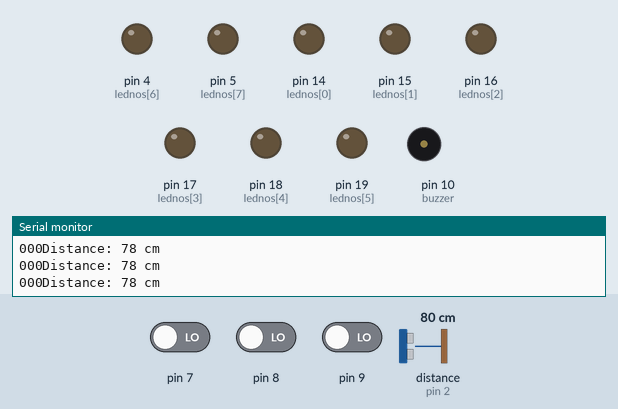
Bench run of a sketch on a simulated Arduino Uno, built with avr-gcc and run on an emulated ATmega328P. On the bench: output pins drawn as LEDs (lit = HIGH), buzzer (waves = sounding), the last lines printed to the serial monitor. Wiring (inferred from the names in the program): ultrasonic range finder: trigger pin 3; echo pin 2. Dashed ring = blinking. The test bench sets the inputs (shaded band); at power-on: pin 7 LOW, pin 9 LOW, pin 8 LOW, distance to the obstacle (sensor on pin 2) 80 cm. The echo pulse lasts 58.3 µs per cm; pins used as bus, display or sensor lines are not drawn.

Above: at 1.2 s.
1.3 s: pin 7 driven HIGH
At 1.59 s:
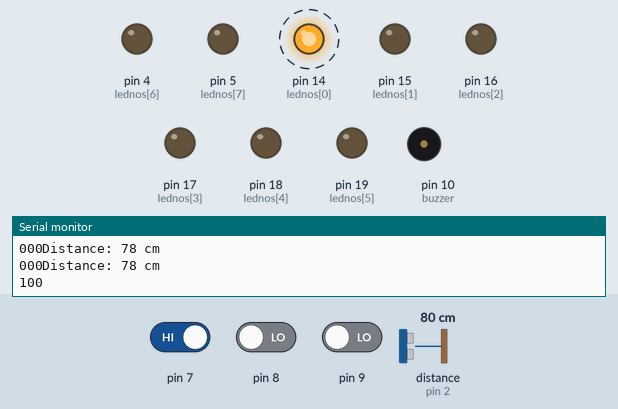
At 3.4 s:
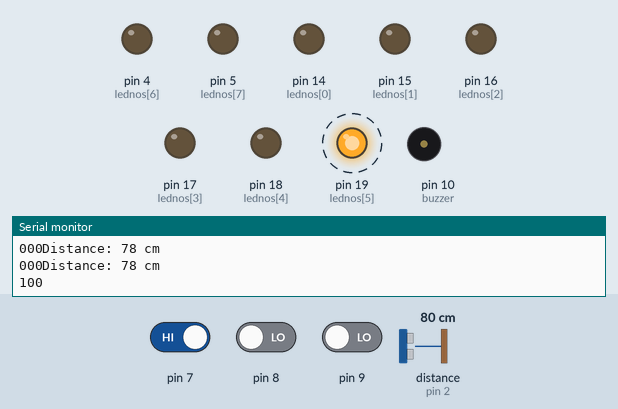
7.3 s: pin 7 driven LOW and pin 9 driven HIGH
At 15.9 s:
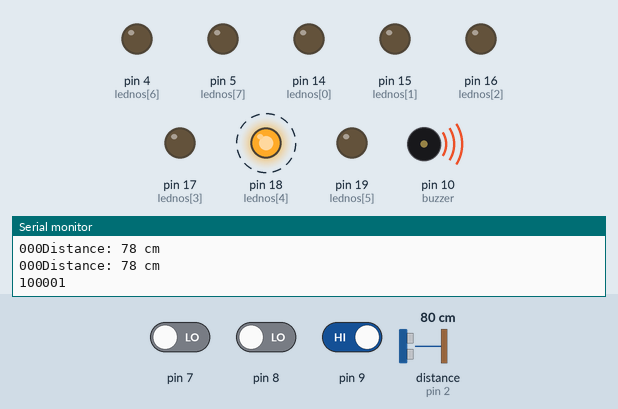
Timing chart, 0 to 22.3 s (numbered marks = the images above; inputs shaded):
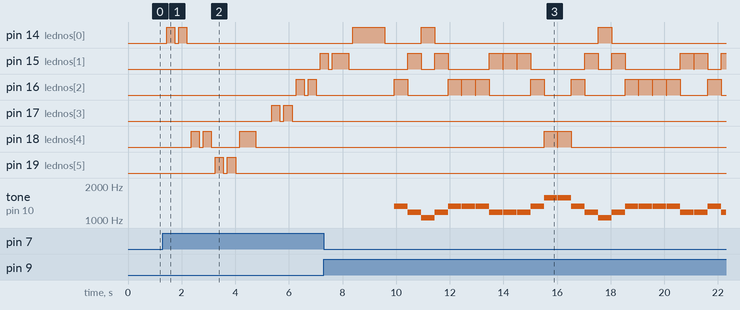

The sketch:

PIS_AllArduinoCode.ino
```cpp
const int buzzer = 10;  //buzzer to arduino pin 10
// #define T_C 2093
// #define T_D 2349.300
// #define T_E 2637.000
// #define T_F 2793.800
// #define T_G 3136.000
// #define T_A 3520.000
// #define T_B 3951.100
// #define T_CC 4186.00

#define T_C 1046.5
#define T_D 1174.66
#define T_E 1318.51
#define T_F 1396.91     //final freq ( nice one :D )
#define T_G 1567.98
#define T_A 1760.00
#define T_B 1975.53
#define T_CC 2093.00


// #define T_C 1047
// #define T_CD 1109
// #define T_D 1175
// #define T_DE 1245
// #define T_E 1319
// #define T_F 1397
// #define T_FG 1480
// #define T_G 1568
// #define T_GA 1661
// #define T_A 1760
// #define T_B 1976
// #define T_CC 2093


#define echoPin 2 // attach pin D2 Arduino to pin Echo of HC-SR04
#define trigPin 3 //attach pin D3 Arduino to pin Trig of HC-SR04

// defines variables
long duration; // variable for the duration of sound wave travel
int distance; // variable for the distance measurement

//mary had a little lamb------------------------------------------------------------------------------------------------

void mary(){

// Play 'Mary Had a Little Lamb' with variables for notes, tone duration, and rest length

//Create the notes in the song as variables to speed up the coding process
int C = 1046;
int D = 1174;
int E = 1318;
int G = 1567;
int lednos[]={14,15,16,17,18,19,4,5};


int note = 500; //the duration of the tone that is playing
int rest = 20;  //the duration of the rest between the same notes in the song

  	//C is 14, D is 15, E is 16, G is 18
    digitalWrite(16,HIGH);
    tone(buzzer,E); //E
 	  delay(note);
  	digitalWrite(16,LOW);
    digitalWrite(15,HIGH);
    tone(buzzer,D); //D
    delay(note);
    digitalWrite(15,LOW);
    digitalWrite(14,HIGH);
    tone(buzzer,C); //C
    delay(note);
    digitalWrite(14,LOW);
    digitalWrite(15,HIGH);
    tone(buzzer,D); //D
    delay(note);
    digitalWrite(15,LOW);

    digitalWrite(16,HIGH);
    tone(buzzer,E); //E
    delay(note);
    digitalWrite(16,LOW);
    noTone(buzzer);   //Pause between the same 2 notes so it sounds more like pressing the key again
    delay(rest);
    digitalWrite(16,HIGH);
    tone(buzzer,E); //E
    delay(note);
    digitalWrite(16,LOW);
    noTone(buzzer);   //Pause between the same 2 notes so it sounds more like pressing the key again
    delay(rest);
    digitalWrite(16,HIGH);
    tone(buzzer,E); //E
    delay(note);
    digitalWrite(16,LOW);

    digitalWrite(15,HIGH);
    tone(buzzer,D); //D
    delay(note);
    digitalWrite(15,LOW);
    noTone(buzzer);   //Pause between the same 2 notes so it sounds more like pressing the key again
    delay(rest);
    digitalWrite(15,HIGH);
    tone(buzzer,D); //D
    delay(note);
    digitalWrite(15,LOW);
    noTone(buzzer);   //Pause between the same 2 notes so it sounds more like pressing the key again
    delay(rest);
    digitalWrite(15,HIGH);
    tone(buzzer,D); //D
    delay(note);
    digitalWrite(15,LOW);

    digitalWrite(16,HIGH);
    tone(buzzer,E); //E
    delay(note);
    digitalWrite(16,LOW);
    digitalWrite(18,HIGH);
    tone(buzzer,G); //G
    delay(note);
    digitalWrite(18,LOW);
    noTone(buzzer);   //A pause between the same 2 notes makes it sound more like pressing the key again
    delay(rest);
    digitalWrite(18,HIGH);
    tone(buzzer,G); //G
    delay(note);
    digitalWrite(18,LOW);

    digitalWrite(16,HIGH);
    tone(buzzer,E); //E
    delay(note);
    digitalWrite(16,LOW);
    digitalWrite(15,HIGH);
    tone(buzzer,D); //D
    delay(note);
    digitalWrite(15,LOW);
    digitalWrite(14,HIGH);
    tone(buzzer,C); //C
    delay(note);
    digitalWrite(14,LOW);
    digitalWrite(15,HIGH);
    tone(buzzer,D); //D
    delay(note);
    digitalWrite(15,LOW);
    digitalWrite(16,HIGH);
    tone(buzzer,E); //E
    delay(note);
    digitalWrite(16,LOW);
    noTone(buzzer);   //Pause between the same 2 notes so it sounds more like pressing the key again
    delay(rest);
    digitalWrite(16,HIGH);
    tone(buzzer,E); //E
    delay(note);
    digitalWrite(16,LOW);
    noTone(buzzer);   //Pause between the same 2 notes so it sounds more like pressing the key again
    delay(rest);
    digitalWrite(16,HIGH);
    tone(buzzer,E); //E
    delay(note);
    digitalWrite(16,LOW);
    noTone(buzzer);   //Pause between the same 2 notes so it sounds more like pressing the key again
    delay(rest);
    digitalWrite(16,HIGH);
    tone(buzzer,E); //E
    delay(note);
    digitalWrite(16,LOW);
    digitalWrite(15,HIGH);
    tone(buzzer,D); //D
    delay(note);
    digitalWrite(15,LOW);
    noTone(buzzer);   //Pause between the same 2 notes so it sounds more like pressing the key again
    delay(rest);
    digitalWrite(15,HIGH);
    tone(buzzer,D); //D
    delay(note);
    digitalWrite(15,LOW);
    digitalWrite(16,HIGH);
    tone(buzzer,E); //E
    delay(note);
    digitalWrite(16,LOW);
    digitalWrite(15,HIGH);
    tone(buzzer,D); //D
    delay(note);
    digitalWrite(15,LOW);
    digitalWrite(14,HIGH);
    tone(buzzer,C); //C
    delay(note);
    digitalWrite(14,LOW);
    noTone(buzzer);
}


//twinkle-----------------------------------------------------------------------------------------------------

int TwinkleLength = 15; // the number of notes

//twinkle twinkle little star
char twinklenotes[] = "ccggaag ffeeddc ggffeed ggffeed ccggaag ffeeddc "; // a space represents a rest
int twinklebeats[] = { 1, 1, 1, 1, 1, 1, 2, 1, 1, 1, 1, 1, 1, 2, 4 };
int twinkletempo = 300;

void playTwinkleTone(int tone, int duration) {
  for (long i = 0; i < duration * 1000L; i += tone * 2) {
    digitalWrite(buzzer, HIGH);
    delayMicroseconds(tone);
    digitalWrite(buzzer, LOW);
    delayMicroseconds(tone);
  }
}

void playTwinkleNote(char note, int duration) {
  char names[] = { 'c', 'd', 'e', 'f', 'g', 'a', 'b', 'C' };
  int tones[] = { 1915, 1700, 1519, 1432, 1275, 1136, 1014, 956 };
  int lednos[]={14,15,16,17,18,19,4,5};

  // play the tone corresponding to the note name
  for (int i = 0; i < 8; i++) {
    if (names[i] == note) {
      digitalWrite(lednos[i],HIGH);
      playTwinkleTone(tones[i], duration);
      digitalWrite(lednos[i],LOW);
    }
  }
}

void twinkle() {
  for (int i = 0; i < TwinkleLength; i++) {
    if (twinklenotes[i] == ' ') {
      delay(twinklebeats[i] * twinkletempo); // rest
    } else {
      playTwinkleNote(twinklenotes[i], twinklebeats[i] * twinkletempo);
    }

    // pause between notes
    delay(twinkletempo / 2);
  }
}

// happy birthday ----------------------------------------------------------------------------


int BdayLength = 28; // the number of notes
char Bdaynotes[] = "GGAGcB GGAGdc GGxecBA yyecdc";
int Bdaybeats[] = {2,2,8,8,8,16,1,2,2,8,8,8,16,1,2,2,8,8,8,8,16,1,2,2,8,8,8,16};
int Bdaytempo = 200;// time delay between notes

void playBdayTone(int tone, int duration) {
for (long i = 0; i < duration * 1000L; i += tone * 2) {
   digitalWrite(buzzer, HIGH);
   delayMicroseconds(tone);
   digitalWrite(buzzer, LOW);
   delayMicroseconds(tone);
}
}

void playBdayNote(char note, int duration) {
char names[] = {'C', 'D', 'E', 'F', 'G', 'A', 'B',

                 'c', 'd', 'e', 'f', 'g', 'a', 'b',

                 'x', 'y' };
 int lednos[]={14,15,16,17,18,19,4,5};

int tones[] = { 1915, 1700, 1519, 1432, 1275, 1136, 1014,

                 956,  834,  765,  593,  468,  346,  224,

                 655 , 715 };

int SPEE = 5;

// play the tone corresponding to the note name

for (int i = 0; i < 17; i++) {

   if (names[i] == note) {
     digitalWrite(lednos[i]%7,HIGH);
     int newduration = duration/SPEE;
     playBdayTone(tones[i], newduration);
     digitalWrite(lednos[i]%7,LOW);
   }
}
}


void bday() {
for (int i = 0; i < BdayLength; i++) {
   if (Bdaynotes[i] == ' ') {
     delay(Bdaybeats[i] * Bdaytempo); // delay between notes
   } else {
     playBdayNote(Bdaynotes[i], Bdaybeats[i] * Bdaytempo);
   }
   // time delay between notes
   delay(Bdaytempo);
}
}

// jingle bells ----------------------------------------------------------------------------


int Jinglelength = 26;
char Jinglenotes[] = "eeeeeeegcde fffffeeeeddedg";
int Jinglebeats[] = { 1, 1, 2, 1, 1, 2, 1, 1, 1, 1, 4, 1, 1, 1, 1, 1, 1, 1, 1, 1, 1, 1, 1, 1, 2, 2};
int Jingletempo = 300;

void playJingleTone(int tonee, int duration) {
  for (long i = 0; i < duration * 1000L; i += tonee * 2) {
    //digitalWrite(buzzer, HIGH);
    tone(buzzer,tonee);
    delayMicroseconds(tonee);
    //digitalWrite(buzzer, LOW);
    noTone(buzzer);
    delayMicroseconds(tonee);
  }
}
void playJingleNote(char note, int duration) {
  char names[] = { 'c', 'd', 'e', 'f', 'g', 'a', 'b', 'C' };
  int tones[] = { 1915, 1700, 1519, 1432, 1275, 1136, 1014, 956 };
  int lednos[]={14,15,16,17,18,19,4,5};
  // play the tone corresponding to the note name
  for (int i = 0; i < 8; i++) {
    if (names[i] == note) {
      digitalWrite(lednos[i],HIGH);
      playJingleTone(tones[i], duration);
      digitalWrite(lednos[i],LOW);
    }
  }
}
void jingle() {
  for (int i = 0; i < Jinglelength; i++) {
    if (Jinglenotes[i] == ' ') {
      delay(Jinglebeats[i] * Jingletempo); // rest
    } else {
      playJingleNote(Jinglenotes[i], Jinglebeats[i] * Jingletempo);
    }

    // pause between notes
    delay(Jingletempo / 2);
  }
}


int buttonState1=0;
int buttonState2=0;
int buttonState3=0;

void setup() {

  pinMode(buzzer, OUTPUT);  // Set buzzer - pin 10 as an output
  pinMode(trigPin, OUTPUT); // Sets the trigPin as an OUTPUT
  pinMode(echoPin, INPUT); // Sets the echoPin as an INPUT
  pinMode(7,INPUT);
  // initialize the LED pins as an output
  pinMode(14,OUTPUT);
  pinMode(15,OUTPUT);
  pinMode(16,OUTPUT);
  pinMode(17,OUTPUT);
  pinMode(18,OUTPUT);
  pinMode(19,OUTPUT);
  pinMode(4,OUTPUT);
  pinMode(5,OUTPUT);

  Serial.begin(9600); // // Serial Communication is starting with 9600 of baudrate speed
  Serial.println("Ultrasonic Sensor HC-SR04 Test"); // print some text in Serial Monitor
  Serial.println("with Arduino UNO R3");


}


void loop() {


  buttonState1 = digitalRead(7);
  buttonState2 = digitalRead(8);
  buttonState3 = digitalRead(9);
  Serial.print(buttonState1);
  Serial.print(buttonState2);
  Serial.print(buttonState3);

  // check if the pushbutton is pressed. If it is, the buttonState is HIGH:
  if (buttonState1 == HIGH) {
    twinkle();
  } else if(buttonState2 == HIGH){
    jingle();
  } else if(buttonState3 == HIGH){
    mary();
  } else {

  // Clears the trigPin condition
  digitalWrite(trigPin, LOW);
  delayMicroseconds(2);
  // Sets the trigPin HIGH (ACTIVE) for 10 microseconds
  digitalWrite(trigPin, HIGH);
  delayMicroseconds(10);
  digitalWrite(trigPin, LOW);
  // Reads the echoPin, returns the sound wave travel time in microseconds
  duration = pulseIn(echoPin, HIGH);
  // Calculating the distance
  distance = duration * 0.034 / 2; // Speed of sound wave divided by 2 (go and back)
  // Displays the distance on the Serial Monitor
  Serial.print("Distance: ");
  Serial.print(distance);
  Serial.println(" cm");
  if(distance>=70)
  {
    noTone(buzzer);
    digitalWrite(14,LOW);
    digitalWrite(15,LOW);
    digitalWrite(16,LOW);
    digitalWrite(17,LOW);
    digitalWrite(18,LOW);
    digitalWrite(19,LOW);
    digitalWrite(4,LOW);
    digitalWrite(5,LOW);

  }
  else if (distance <=7)
  {
    tone(buzzer, T_C);  // Send 1KHz sound signal...
    digitalWrite(14,HIGH);
    digitalWrite(15,LOW);
    digitalWrite(16,LOW);
    digitalWrite(17,LOW);
    digitalWrite(18,LOW);
    digitalWrite(19,LOW);
    digitalWrite(4,LOW);
    digitalWrite(5,LOW);


  }
  else if(distance>7 && distance<=14)
  {
    tone(buzzer, T_D);  // Send 1KHz sound signal...
    digitalWrite(14,LOW);
    digitalWrite(15,HIGH);
    digitalWrite(16,LOW);
    digitalWrite(17,LOW);
    digitalWrite(18,LOW);
    digitalWrite(19,LOW);
    digitalWrite(4,LOW);
    digitalWrite(5,LOW);


  }
  else if(distance>14 && distance<=21)
  {
    tone(buzzer, T_E);  // Send 1KHz sound signal...
    digitalWrite(14,LOW);
    digitalWrite(15,LOW);
    digitalWrite(16,HIGH);
    digitalWrite(17,LOW);
    digitalWrite(18,LOW);
    digitalWrite(19,LOW);
    digitalWrite(4,LOW);
    digitalWrite(5,LOW);


  }
  else if(distance>21 && distance<=28)
  {
    tone(buzzer, T_F);  // Send 1KHz sound signal...
    digitalWrite(14,LOW);
    digitalWrite(15,LOW);
    digitalWrite(16,LOW);
    digitalWrite(17,HIGH);
    digitalWrite(18,LOW);
    digitalWrite(19,LOW);
    digitalWrite(4,LOW);
    digitalWrite(5,LOW);


  }
  else if(distance>28 && distance<=35)
  {
    tone(buzzer, T_G);  // Send 1KHz sound signal...
    digitalWrite(14,LOW);
    digitalWrite(15,LOW);
    digitalWrite(16,LOW);
    digitalWrite(17,LOW);
    digitalWrite(18,HIGH);
    digitalWrite(19,LOW);
    digitalWrite(4,LOW);
    digitalWrite(5,LOW);


  }
  else if(distance>35 && distance<=42)
  {
    tone(buzzer, T_A);  // Send 1KHz sound signal...
    digitalWrite(14,LOW);
    digitalWrite(15,LOW);
    digitalWrite(16,LOW);
    digitalWrite(17,LOW);
    digitalWrite(18,LOW);
    digitalWrite(19,HIGH);
    digitalWrite(4,LOW);
    digitalWrite(5,LOW);


  }
  else if(distance>42 && distance<=49)
  {
    tone(buzzer, T_B);  // Send 1KHz sound signal...
    digitalWrite(14,LOW);
    digitalWrite(15,LOW);
    digitalWrite(16,LOW);
    digitalWrite(17,LOW);
    digitalWrite(18,LOW);
    digitalWrite(19,LOW);
    digitalWrite(4,HIGH);
    digitalWrite(5,LOW);


  }
  else if(distance>49 && distance<=56)
  {
    tone(buzzer, T_CC);  // Send 1KHz sound signal...
    digitalWrite(14,LOW);
    digitalWrite(15,LOW);
    digitalWrite(16,LOW);
    digitalWrite(17,LOW);
    digitalWrite(18,LOW);
    digitalWrite(19,LOW);
    digitalWrite(4,LOW);
    digitalWrite(5,HIGH);


  }
  }
  delay(200);
}
```

Measured:
- after the input at 1.3 s, pin 14 (lednos[0]): alternates HIGH for 0.30 s and LOW for 0.15 s, 4 changes in all, then stays LOW, starting after 0.14 s; pin 15 (lednos[1]): LOW → HIGH after 5.9 s
- after the input at 7.3 s, pin 17 (lednos[3]), pin 19 (lednos[5]): stops changing and stays LOW; tone on pin 10 (buzzer): plays 1318 Hz for 0.50 s, 1174 Hz for 0.50 s, 1046 Hz for 0.50 s, 1174 Hz for 0.50 s, 1318 Hz for 0.50 s, 1318 Hz for 0.50 s … (25 notes in this stretch), starting after 2.6 s
